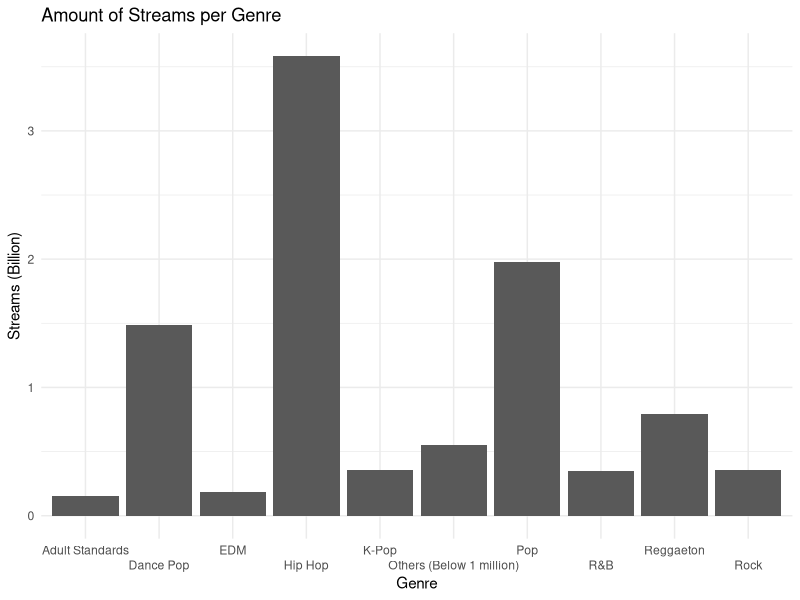

Here is the R script that generated this plot:
## ---- chunk 1
library(tidyverse)
spotify <- read.csv("data/2/2.csv")
spotify %>% 
  mutate(Streams = as.numeric(gsub(",", "", Streams))) %>% 
  select(Genre, Streams) %>%
  plyr::ddply("Genre", plyr::numcolwise(sum)) -> genre_streams

attach(genre_streams)
gstreams_sorted <- genre_streams[order(-Streams),]
detach(genre_streams)

other_streams <- 0
for(row in 11:nrow(gstreams_sorted)){
  other_streams <- other_streams + gstreams_sorted[row, "Streams"]
}

head(gstreams_sorted, n = 10L) %>% 
  mutate_at(1, funs(ifelse(row_number() == n(),"Others (Below 1 million)",.))) %>%
  mutate_at(2, funs(ifelse(row_number() == n(), . + other_streams,.))) %>% 
  mutate(Streams = Streams / 1000000000) %>%
  ggplot() +
  aes(Genre, Streams) +
  geom_bar(stat = "identity") +
  scale_x_discrete(guide = guide_axis(n.dodge=2)) +
  xlab("Genre") + 
  ylab("Streams (Billion)") +
  ggtitle("Amount of Streams per Genre") + 
  theme_minimal() +
  geom_blank()
